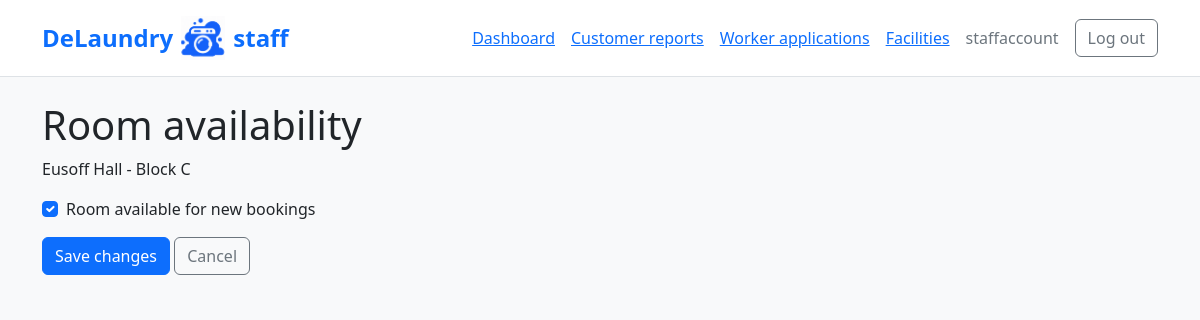
The page /adminpanel/facilities/rooms/3/status/ (signed in) on the database its author committed.
### accounts/models.py (models this page shows)
class User(AbstractUser):
  id = models.AutoField(primary_key=True)
  email = models.EmailField(unique=True)
  name = models.CharField(max_length=120)
  role = models.CharField(max_length=120, choices=[('customer', 'Customer'), ('worker', 'Worker')])

### facilities/models.py (models this page shows)
class LaundryRoom(models.Model):
  id = models.AutoField(primary_key=True)
  residence = models.ForeignKey(Residence, on_delete=models.PROTECT)
  block = models.CharField(max_length=120, choices=BLOCK_CHOICES)
  is_active = models.BooleanField(default=True) # just for admin control
  def __str__(self):
    return f"{self.residence} - {self.get_block_display()}"
  class Meta: # prevents duplicate rooms in same block
    constraints = [
        models.UniqueConstraint(
            fields=["residence", "block"],
            name="unique_room_per_residence_block",
        ),
    ]

class Residence(models.Model):
  id = models.AutoField(primary_key=True)
  name = models.CharField(
    max_length=120,
    unique=True,
    choices=[
      ('eusoff', 'Eusoff Hall'),
      ('kentridge', 'Kent Ridge Hall'),
      ('kingedward', 'King Edward VII Hall'),
      ('raffles', 'Raffles Hall'),
      ('sheares', 'Sheares Hall'),
      ('temasek', 'Temasek Hall')
  ])
  is_active = models.BooleanField(default=True) # just for admin control
  def __str__(self):
    return self.get_name_display()

### facilities/views.py (the view)
# urls.py: path("rooms/<int:room_id>/status/", views.room_status,name="room_status"),
@login_required(login_url="adminpanel:login")
@require_http_methods(["GET", "POST"])
def room_status(request, room_id):
  if not request.user.is_active or not request.user.is_staff:
    return HttpResponseForbidden(
      "This page is for current admin staff only."
    )
  room = get_object_or_404(
    LaundryRoom.objects.select_related("residence"),
    pk=room_id,
  )
  if request.method == "POST":
    form = LaundryRoomStatusForm(request.POST, instance=room)
    if form.is_valid():
      form.save()
      return redirect("facilities:list")
  else:
    form = LaundryRoomStatusForm(instance=room)
  return render(request, "facilities/room_status.html", {
    "form": form,
    "room": room,
  })

### facilities/forms.py
class LaundryRoomStatusForm(forms.ModelForm):
  class Meta:
    model = LaundryRoom
    fields = ["is_active"]
    labels = {
      "is_active": "Room available for new bookings",
    }
    widgets = {
      "is_active": forms.CheckboxInput(
        attrs={"class": "form-check-input"},
      ),
    }

### bookings/context_processors.py (called while the page is built)
def demo_clock(request):
  if not getattr(settings, "DEMO_MODE", False):
    return {}
  return {"demo_time": clock.localtime(), "demo_session": settings.DEMO_SESSION}

### facilities/templates/facilities/room_status.html (shortened to what this page needs)
{% extends "adminpanel/base.html" %}
{% block content %}
  <h1>Room availability</h1>
  <p>{{ room }}</p>
  <form method="post" action="{% url 'facilities:room_status' room_id=room.pk %}">
    <div class="form-check mb-3">
      {{ form.is_active }}
      <label class="form-check-label" for="{{ form.is_active.id_for_label }}">
        {{ form.is_active.label }}
      </label>
    </div>
    <button class="btn btn-primary" type="submit">
      Save changes
    </button>
    <a class="btn btn-outline-secondary" href="{% url 'facilities:list' %}">
      Cancel
    </a>
  </form>
{% endblock %}

### adminpanel/templates/adminpanel/base.html (shortened to what this page needs)
<!DOCTYPE html>
<html lang="en">
  <head>
    <link href="https://cdn.jsdelivr.net/npm/bootstrap@5.3.8/dist/css/bootstrap.min.css" rel="stylesheet"
>
  </head>
  <body class="bg-light">
    <header class="bg-white border-bottom">
      <nav class="container py-3 d-flex flex-wrap align-items-center gap-3" aria-label="Staff navigation">
        <a class="fs-4 fw-bold text-decoration-none me-auto d-inline-flex align-items-center gap-2" href="{% url 'adminpanel:dashboard' %}">{% include "bookings/brand.html" %}<span>staff</span></a>
        {% if user.is_authenticated and user.is_staff and user.is_active %}
          <a href="{% url 'adminpanel:dashboard' %}">Dashboard</a>
          <a href="{% url 'adminpanel:report_list' %}">Customer reports</a>
          <a href="{% url 'adminpanel:worker_list' %}">Worker applications</a>
          <a href="{% url 'facilities:list' %}">Facilities</a>
          <span class="text-secondary">{{ user.username }}</span>
          <form method="post" action="{% url 'adminpanel:logout' %}">
            <button class="btn btn-outline-secondary" type="submit">Log out</button>
          </form>
        {% else %}
          <a href="{% url 'adminpanel:login' %}">Staff login</a>
          <a href="{% url 'accounts:worker_login' %}">Worker login</a>
          <a href="{% url 'accounts:login' %}">Customer login</a>
        {% endif %}
      </nav>
    </header>
    <main class="container py-4">
      {% block content %}{% endblock %}
    </main>
  </body>
</html>

### rows shown on the page
User: username "staffaccount"
LaundryRoom: residence+block "Eusoff Hall - Block C", is_active "☑"
